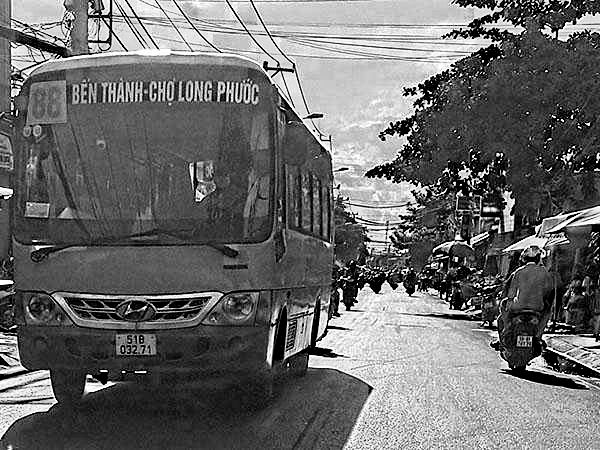
#> input picture data/data_processing/tien_xu_ly/Dieu_0005.png, 600 x 450 px; its folder holds only this picture in this run
$ jupyter execute '02_Khử nhiễu.ipynb'
#> lines starting #> are read from the running program, lines starting #| are printed output that depends on the picture; after the words box and inside, x2 and y2 are one past the last pixel; in counts of white or black regions, pixels touching at a corner belong together
[cell 1]
import cv2
import numpy as np
import matplotlib.pyplot as plt
import os
import glob

# Cấu hình matplotlib hiển thị ảnh rõ ràng trong Notebook
plt.rcParams['figure.figsize'] = (10, 8)

### Bước 1: Đọc ảnh đã tăng tương phản từ Nhóm 1
Ta tiến hành quét thư mục `data/data_processing/tien_xu_ly` và lấy ra một ảnh đại diện để làm mẫu kiểm thử cho thuật toán Khử nhiễu và Tách biên.

[cell 2]
# Đường dẫn chứa ảnh đã được tăng tương phản từ Nhóm 1
input_dir = r"E:\Nhom_A\data\data_processing\tien_xu_ly"

# Quét lấy danh sách ảnh
image_extensions = ('*.jpg', '*.jpeg', '*.png', '*.JPG', '*.JPEG', '*.PNG')
processed_files = []
for ext in image_extensions:
    processed_files.extend(glob.glob(os.path.join(input_dir, ext)))

if len(processed_files) == 0:
    print(f"LỖI: Không tìm thấy ảnh nào trong thư mục: '{input_dir}'")
    print("Bạn hãy chạy Cell xử lý hàng loạt của Nhóm 1 trước để xuất ảnh ra nhé!")
else:
    # Lấy tấm ảnh đầu tiên làm mẫu test
    img_path = processed_files[0]
    print(f"Đang lấy ảnh mẫu từ Nhóm 1 để xử lý: {os.path.basename(img_path)}")

    # Đọc ảnh (Vì ảnh xuất ra từ Nhóm 1 đã là ảnh xám nên ta đọc ở chế độ Grayscale luôn)
    img_contrast = cv2.imread(img_path, cv2.IMREAD_GRAYSCALE)
#> img_contrast is the input picture: shape (450, 600); min 0, max 255, mean 105.9

    # Hiển thị ảnh đầu vào của Nhóm 2
    plt.imshow(img_contrast, cmap='gray')
    plt.title(f"Ảnh Vào Của Nhóm 2: {os.path.basename(img_path)}")
    plt.axis('off')
    plt.show()

### Bước 2: Giảm nhiễu bằng bộ lọc Gauss (Gaussian Blur)
Ảnh sau khi tăng tương phản có thể chứa các hạt nhiễu li ti bám trên bề mặt xe hoặc biển số.
Ta áp dụng bộ lọc Gauss với kích thước mặt nạ (Kernel) là $5 \times 5$ để làm mượt ảnh, giúp thuật toán nhị phân hóa và tìm cạnh ở bước sau không bị bắt nhầm các hạt nhiễu này.

[cell 3]
# Áp dụng Gaussian Blur, kernel kích thước (5, 5), sigmaX = 0 (tự động tính)
img_blur = cv2.GaussianBlur(img_contrast, (5, 5), 0)
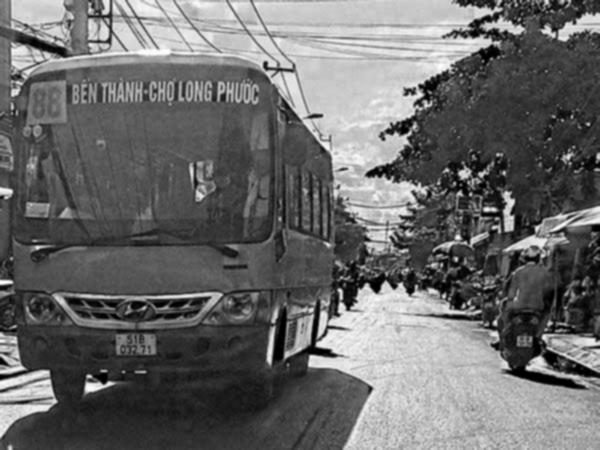
#> img_blur: shape (450, 600); min 0, max 255, mean 105.9

# Hiển thị ảnh sau khi làm mịn
plt.imshow(img_blur, cmap='gray')
plt.title('Ảnh Sau Khi Khử Nhiễu (Gaussian Blur)')
plt.axis('off')
plt.show()

### Bước 3: Nhị phân hóa thích nghi cục bộ (Adaptive Thresholding)
Thay vì dùng một ngưỡng cố định cho toàn bộ bức ảnh (dễ bị mất nét ở vùng quá tối hoặc quá sáng), ta dùng phương pháp **Adaptive Thresholding**.
Thuật toán sẽ tự tính toán ngưỡng nhị phân cho từng vùng nhỏ kích thước $19 \times 19$ pixel bằng toán tử Gauss (`ADAPTIVE_THRESH_GAUSSIAN_C`), giúp giữ lại trọn vẹn đường nét của biển số ngay cả khi xe bị chói đèn hay nằm dưới bóng râm.

[cell 4]
# Nhị phân hóa thích nghi: Ngưỡng cực đại 255, block_size = 19, hằng số C = 9 (thường dùng cho biển số)
img_thresh = cv2.adaptiveThreshold(
    img_blur, 255,
    cv2.ADAPTIVE_THRESH_GAUSSIAN_C,
    cv2.THRESH_BINARY_INV, 19, 9
)
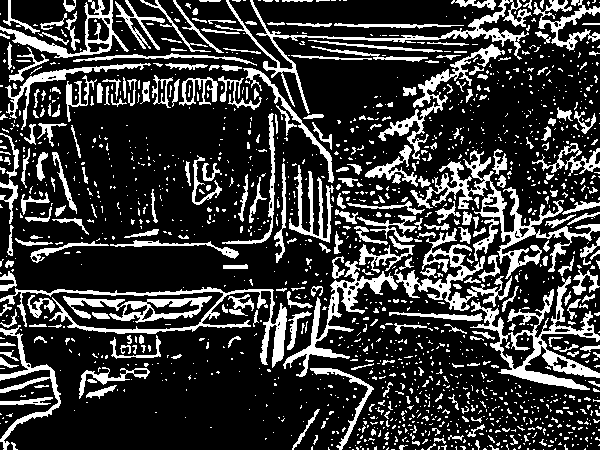
#> img_thresh: shape (450, 600); 22.4% white; 1556 white regions (1265 under 20 px), largest, box (x1, y1, x2, y2) and area: (410, 150, 600, 279) 3654, (470, 276, 600, 390) 3438, (0, 287, 287, 368) 2857

# Hiển thị ảnh nhị phân (Đảo ngược: Nét biên màu trắng, nền màu đen để chuẩn hóa cho thuật toán tìm cạnh)
plt.imshow(img_thresh, cmap='gray')
plt.title('Ảnh Nhị Phân Hóa Thích Nghi (Adaptive Threshold)')
plt.axis('off')
plt.show()

### Bước 4: Phát hiện biên cạnh sắc nét bằng toán tử Canny
Từ ảnh nhị phân, ta đưa qua giải thuật **Canny Edge Detection** với hai ngưỡng lọc (Threshold1 = 100, Threshold2 = 200).
Toán tử này sẽ giữ lại chính xác các đường biên bao quanh biển số xe và các kí tự bên trong, loại bỏ hầu hết các vùng mảng đặc trắng nhiễu không cần thiết.

[cell 5]
# Phát hiện cạnh bằng Canny
img_canny = cv2.Canny(img_thresh, 50, 150)
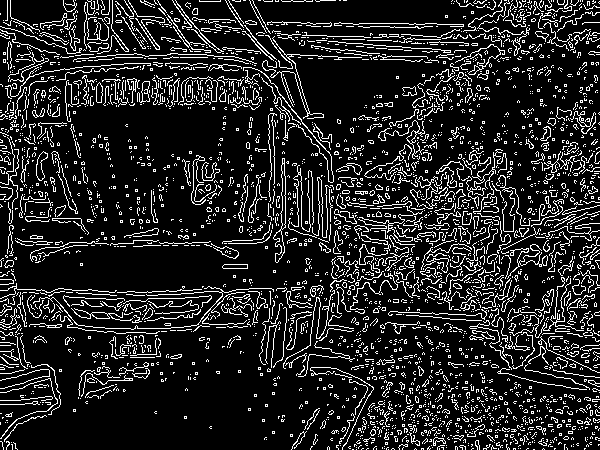
#> img_canny: shape (450, 600); 14.4% white in thin lines or dots

# Vẽ biểu đồ tổng hợp 4 bước biến đổi của Nhóm 2 để báo cáo
fig, axs = plt.subplots(2, 2, figsize=(16, 12))

axs[0, 0].imshow(img_contrast, cmap='gray')
axs[0, 0].set_title('1. Ảnh Tăng Tương Phản (Input)')
axs[0, 0].axis('off')

axs[0, 1].imshow(img_blur, cmap='gray')
axs[0, 1].set_title('2. Khử Nhiễu (Gaussian Blur)')
axs[0, 1].axis('off')

axs[1, 0].imshow(img_thresh, cmap='gray')
axs[1, 0].set_title('3. Nhị Phân Hóa Thích Nghi')
axs[1, 0].axis('off')

axs[1, 1].imshow(img_canny, cmap='gray')
axs[1, 1].set_title('4. Tách Biên Cạnh (Canny Output)')
axs[1, 1].axis('off')

plt.tight_layout()
plt.show()
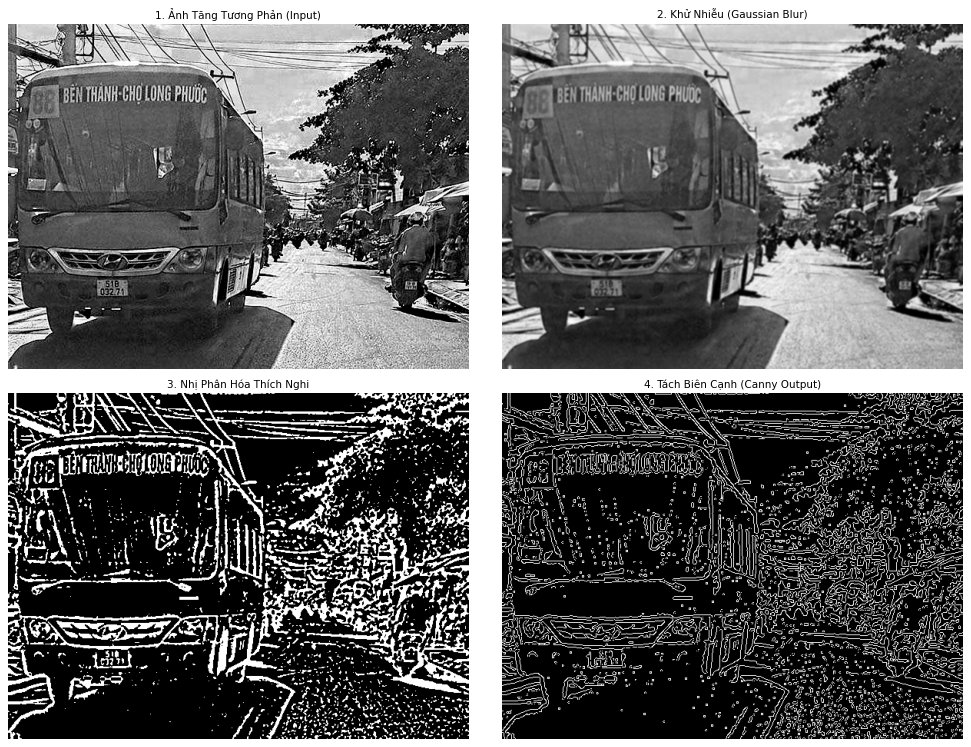
#> figure drawn by matplotlib, 4 panels

### Bước 5: Khử nhiễu và tách biên hàng loạt cho toàn bộ tập dữ liệu
Tiến hành quét toàn bộ ảnh trong thư mục đầu vào, áp dụng luồng xử lý trên và lưu kết quả cuối cùng (`img_canny`) vào thư mục `E:\Nhom_A\data\data_processing\khu_nhieu` để bàn giao cho Nhóm 3 thực hiện tìm khung biển số.

[cell 6]
# Tạo thư mục đích cho Nhóm 2
output_dir_g2 = r"E:\Nhom_A\data\data_processing\khu_nhieu"
os.makedirs(output_dir_g2, exist_ok=True)

print(f"Bắt đầu chạy xử lý hàng loạt cho {len(processed_files)} ảnh...")

count = 0
for path in processed_files:
    # Đọc ảnh xám
    img_in = cv2.imread(path, cv2.IMREAD_GRAYSCALE)
    if img_in is None:
        continue

    # 1. Gaussian Blur
    blur = cv2.GaussianBlur(img_in, (7, 7), 0)

    # 2. Adaptive Thresholding
    thresh = cv2.adaptiveThreshold(
        blur, 255, cv2.ADAPTIVE_THRESH_GAUSSIAN_C,
        cv2.THRESH_BINARY_INV, 19, 9
    )
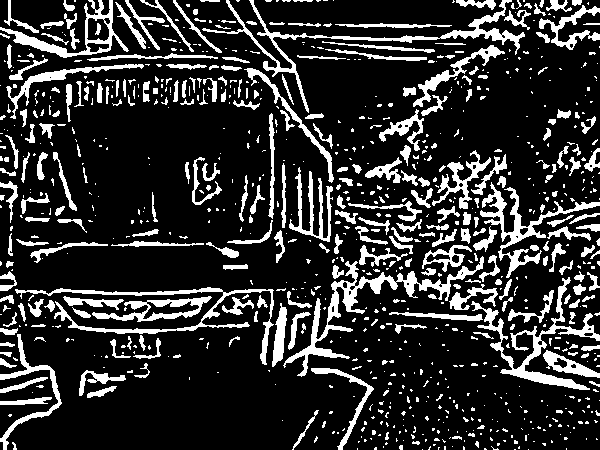
#> thresh: shape (450, 600); 18.6% white; 905 white regions (630 under 20 px), largest, box (x1, y1, x2, y2) and area: (283, 256, 484, 377) 2860, (202, 0, 525, 113) 2414, (471, 277, 600, 390) 2318

    # 3. Canny Edge
    canny = cv2.Canny(thresh, 50, 150)
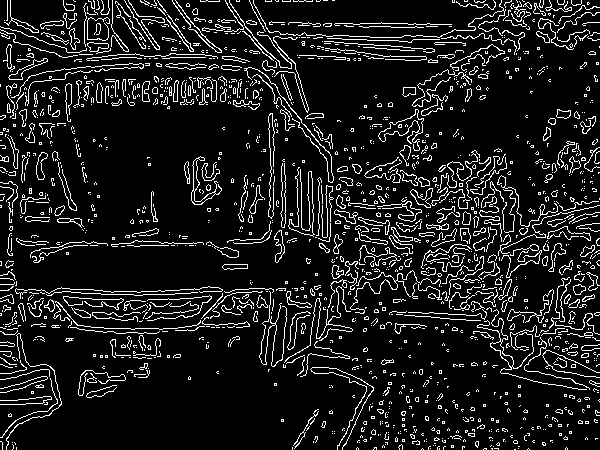
#> canny: shape (450, 600); 10.9% white in thin lines or dots

    # 4. Lưu ảnh
    file_name = os.path.basename(path)
    out_path = os.path.join(output_dir_g2, file_name)
    cv2.imwrite(out_path, canny)

    count += 1


print(f"Hoàn thành xuất sắc! Đã xử lý {count}/{len(processed_files)} ảnh.")
print(f"Ảnh biên cạnh Canny đã được lưu tại: '{output_dir_g2}'")
